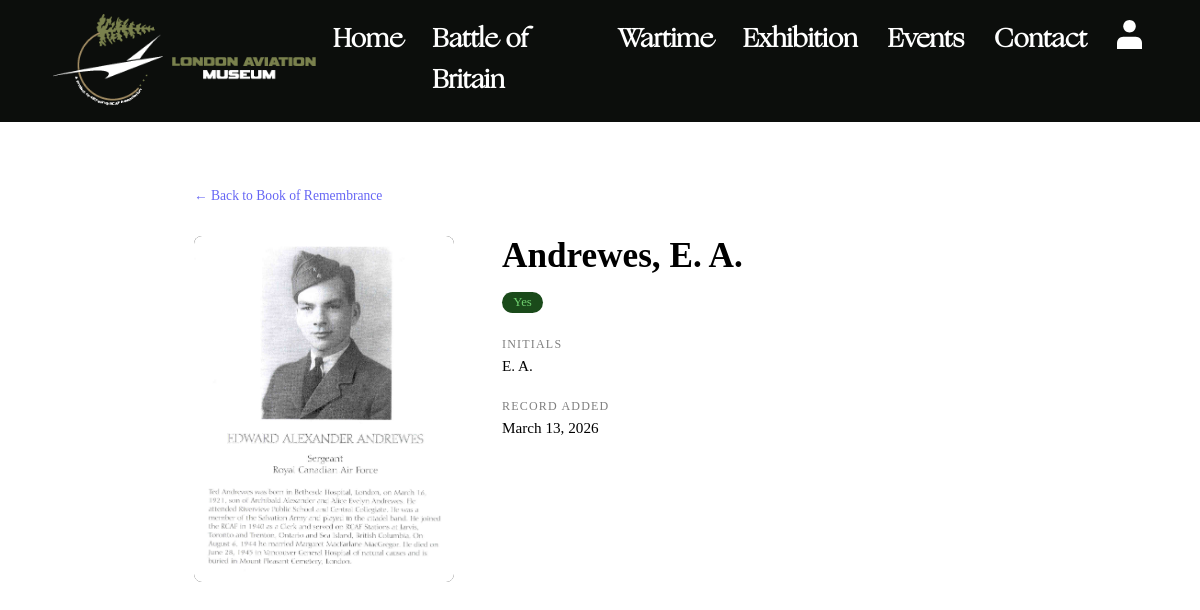
Page /bor-profile.php?id=2 on the committed database.
### tables this page shows
CREATE TABLE `bor_pilots` (
  `id` int(11) NOT NULL,
  `last_name` varchar(100) NOT NULL,
  `initials` varchar(30) DEFAULT NULL,
  `full_name` varchar(200) DEFAULT NULL,
  `in_book` enum('Yes','No','Kind Of','Maybe','Additional') DEFAULT NULL,
  `notes` text DEFAULT NULL,
  `photo_path` varchar(255) DEFAULT NULL,
  `created_at` timestamp NOT NULL DEFAULT current_timestamp()
);

### bor-profile.php (the view, shortened to what this page needs)
<?php
$id = isset($_GET['id']) ? (int)$_GET['id'] : 0;
try {
    $db   = getConnection();
    $stmt = $db->prepare('SELECT * FROM bor_pilots WHERE id = :id');
    $stmt->execute([':id' => $id]);
    $pilot = $stmt->fetch();
} catch (PDOException $e) {
    $pilot = null;
}
$displayName = $pilot['full_name'] ?: ($pilot['last_name'] . ($pilot['initials'] ? ', ' . $pilot['initials'] : ''));
?>
<!DOCTYPE html>
<html lang="en">
<head>
    <link rel="stylesheet" href="https://cdnjs.cloudflare.com/ajax/libs/font-awesome/4.7.0/css/font-awesome.min.css">
    <link href="css/main.css" rel="stylesheet">
    <link href="css/grid.css" rel="stylesheet">
</head>
<body data-page="bor-profile">
    <header id="header-section" class="grid-con">
        <div id="menu" class="col-span-full">
            <div id="mobile-header">
                <div id="header-logo">
                    <a href="index.php"><img src="images/logo_horizontal.png" alt="London Aviation Museum Logo"></a>
                </div>
            </div>
            <nav id="sidebar">
                <ul>
                    <li class="nav-item"><a href="index.php">Home</a></li>
                    <li class="nav-item"><a href="battle-of-britain.php">Battle of Britain</a></li>
                    <li class="nav-item"><a href="wartime.php">Wartime</a></li>
                    <li class="nav-item"><a href="exhibition.php">Exhibition</a></li>
                    <li class="nav-item"><a href="events.php">Events</a></li>
                    <li class="nav-item"><a href="contact.php">Contact</a></li>
                    <li class="nav-item">
                        <?php if (isset($_SESSION["admin"])): ?>
                            <a class="icon-link" href="includes/admin/logout.php">
                                <svg class="admin-icon" xmlns="http://www.w3.org/2000/svg" id="Layer_2" data-name="Layer 2" viewBox="0 0 73.2 90.1">
                                    <g data-name="Layer 2">
                                        <path class="cls-2" d="M61.9,33.8h-2.8v-10.8C59.1,10.1,49.8,0,36.5,0S14.1,10.3,14.1,23v10.7h0q0,.1,0,0h-2.8c-6.2,0-11.2,5-11.3,11.3v33.8c0,6.2,5,11.2,11.3,11.3h50.6c6.2,0,11.2-5,11.3-11.3v-33.8c0-6.2-5.1-11.2-11.3-11.2ZM19.7,33.8v-10.8c0-9.6,6.6-17.4,16.8-17.4s17,7.6,17,17.4v10.7h0q0,.1,0,0H19.7v.1h0ZM67.5,78.8c0,3.1-2.5,5.6-5.6,5.6H11.3c-3.1,0-5.6-2.5-5.6-5.6v-33.8c0-3.1,2.5-5.6,5.6-5.6h50.6c3.1,0,5.6,2.5,5.6,5.6v33.8ZM42.2,56.3c0,2.1-1.1,3.9-2.8,4.9h-.1.1v9.2c0,1.6-1.3,2.8-2.8,2.8-1.6,0-2.8-1.3-2.8-2.8v-9.2h.1-.1c-1.7-1-2.8-2.8-2.8-4.9,0-3.1,2.5-5.6,5.6-5.6,3.1-.1,5.6,2.4,5.6,5.6Z"/>
                                    </g>
                                </svg>
                            </a>
                        <?php else: ?>
                            <a class="icon-link" href="/admin/login.php">
                            </a>
                        <?php endif; ?>
                    </li>
                </ul>
            </nav>
        </div>
    </header>
    <div id="profile-section">
        <a href="book-of-remembrance.php" class="back-link">← Back to Book of Remembrance</a>
        <div class="profile-grid">
            <div>
                <?php if ($pilot['photo_path']): ?>
                    <img class="profile-photo" src="<?php echo htmlspecialchars($pilot['photo_path']); ?>" alt="<?php echo htmlspecialchars($displayName); ?>">
                <?php else: ?>
                    <div class="profile-placeholder">✦</div>
                <?php endif; ?>
            </div>
            <div>
                <h1 class="profile-name"><?php echo htmlspecialchars($displayName); ?></h1>
                <?php
                $statusClass = 'status-' . str_replace(' ', '', $pilot['in_book']);
                ?>
                <span class="status-badge <?php echo $statusClass; ?>">
                    <?php echo htmlspecialchars($pilot['in_book']); ?>
                </span>
                <?php if ($pilot['initials']): ?>
                    <p class="profile-label">Initials</p>
                    <p class="profile-value"><?php echo htmlspecialchars($pilot['initials']); ?></p>
                <?php endif; ?>
                <p class="profile-label">Record Added</p>
                <p class="profile-value"><?php echo date('F j, Y', strtotime($pilot['created_at'])); ?></p>
            </div>
        </div>
    </div>
</body>
</html>

### css/grid.css (style rules this page uses)
html { box-sizing: border-box; scroll-behavior: smooth; }
*, *::before, *::after { box-sizing: inherit; padding: 0; margin: 0; }
.grid-con { display: grid; grid-template-columns: repeat(4, minmax(0, 1fr)); grid-column-gap: 12px; margin: 0 auto; gap: 0px; }
.col-span-full { grid-column: 1/-1; }
@media screen and (min-width: 768px) { .grid-con { grid-template-columns: repeat(8, minmax(0, 1fr)); } }
@media screen and (min-width: 1200px) { .grid-con { grid-template-columns: repeat(12, minmax(0, 1fr)); } }

### bor-profile.php (style rules this page uses)
#profile-section { max-width: 860px; margin: 4rem auto; padding: 0 1.5rem; }
.back-link { font-size: 0.85rem; opacity: 0.6; text-decoration: none; display: inline-block; margin-bottom: 2rem; }
.profile-grid { display: grid; grid-template-columns: 260px 1fr; gap: 3rem; align-items: start; }
.profile-photo { width: 100%; aspect-ratio: 3/4; object-fit: cover; border-radius: 8px; background: #222; }
.profile-name { font-size: clamp(1.5rem, 4vw, 2.2rem); margin: 0 0 0.5rem; }
.profile-label { font-size: 0.75rem; text-transform: uppercase; letter-spacing: 0.1em; opacity: 0.5; margin: 1.5rem 0 0.3rem; }
.profile-value { font-size: 0.95rem; margin: 0; }
.status-badge { display: inline-block; padding: 0.2rem 0.7rem; border-radius: 20px; font-size: 0.8rem; margin-top: 0.5rem; }
.status-Yes { background: #1a4a1a; color: #6fcf6f; }

### rows in the picture
bor_pilots: photo_path (picture), displayName "Andrewes, E. A.", in_book "Yes", initials "E. A.", created_at "March 13, 2026"
